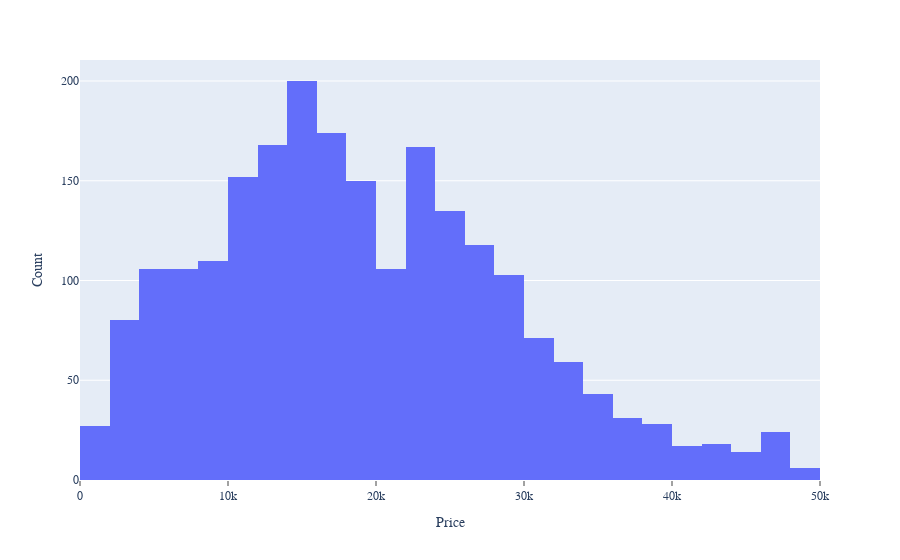

The notebook cell this image was saved under:
### Code cell
# Plot the price distribution
fig = px.histogram(df, x="price", nbins=30)

fig.update_xaxes(title='Price', showgrid=False, showline=False, linewidth=2, linecolor='black', ticks='outside')
fig.update_yaxes(title='Count', showgrid=True, showline=False, linewidth=1, linecolor='black')
fig.update_layout(font_size = 12, font_family='Arial')
fig.show()

### Figure 1 — Plotly figure (JSON) as saved in the notebook; plotly's stock layout.template omitted (floating-point values rounded to 4 significant figures; data arrays with more than 128 entries replaced by an {"elided": "..."} marker saying what was removed)
{"data": [{"alignmentgroup": "True", "bingroup": "x", "hovertemplate": "price=%{x}<br>count=%{y}<extra></extra>", "legendgroup": "", "marker": {"color": "#636efa", "pattern": {"shape": ""}}, "name": "", "nbinsx": 30, "offsetgroup": "", "orientation": "v", "showlegend": false, "type": "histogram", "x": {"elided": "2213 int values"}, "xaxis": "x", "yaxis": "y"}], "layout": {"barmode": "relative", "font": {"family": "Arial", "size": 12}, "legend": {"tracegroupgap": 0}, "margin": {"t": 60}, "xaxis": {"anchor": "y", "domain": [0, 1], "linecolor": "black", "linewidth": 2, "showgrid": false, "showline": false, "ticks": "outside", "title": {"text": "Price"}}, "yaxis": {"anchor": "x", "domain": [0, 1], "linecolor": "black", "linewidth": 1, "showgrid": true, "showline": false, "title": {"text": "Count"}}}}
